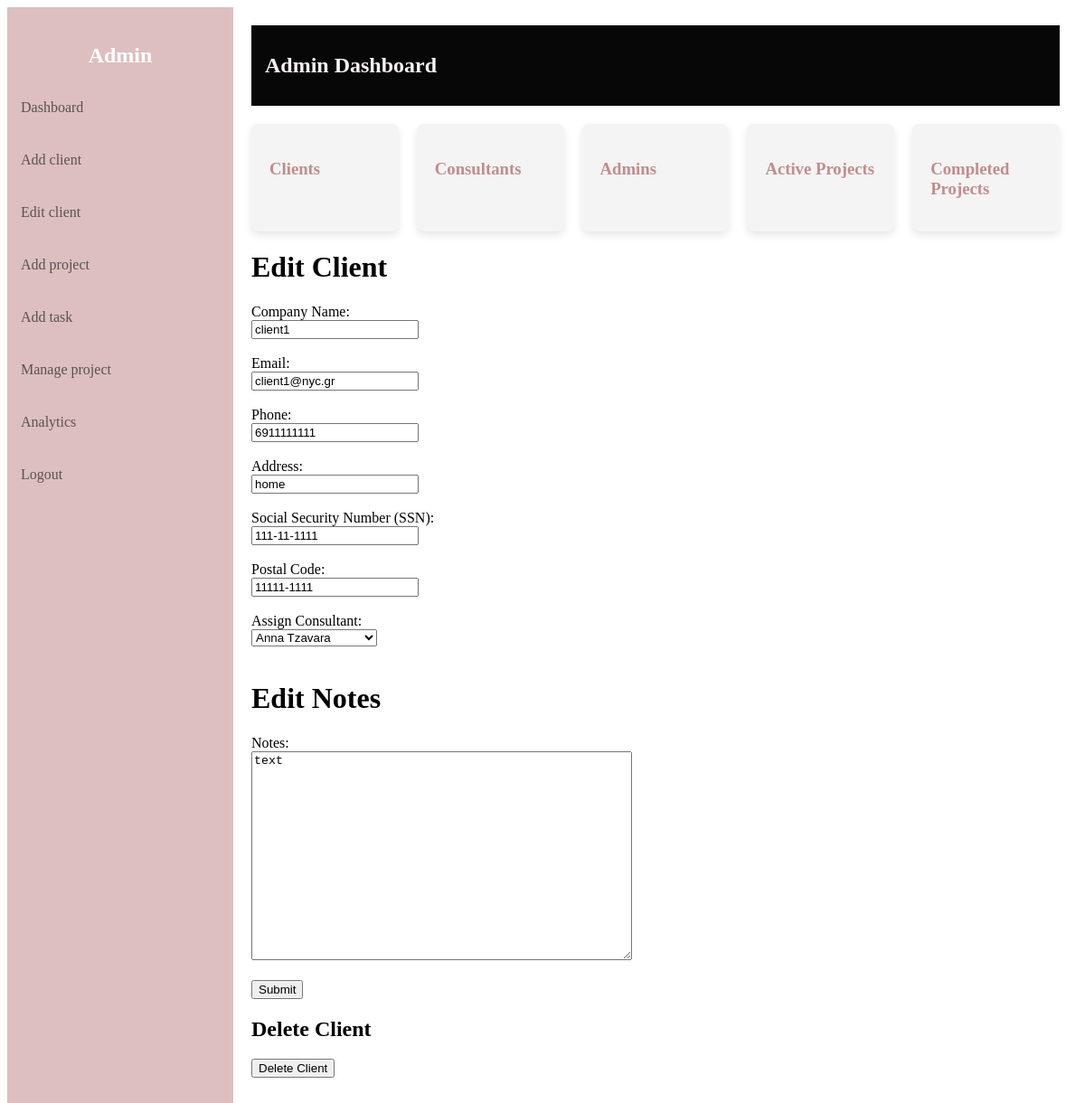
The app's page /clients/edit/form/1 (signed in) with its own data.
### server.py (models this page shows)
class Client(db.Model):
    id = db.Column(db.Integer, primary_key=True)
    name = db.Column(db.String(150), nullable=False)
    email = db.Column(db.String(120), unique=True, nullable=False)
    phone = db.Column(db.String(10), unique=True, nullable=False)
    address = db.Column(db.String(200), nullable=False)
    ssn = db.Column(db.String(11), unique=True, nullable=False)
    postalcode = db.Column(db.String(10), nullable=False)
    notes = db.Column(db.String(500), nullable=True)
    consultant_id = db.Column(db.Integer, db.ForeignKey('user.id'), nullable=True)
    consultant = db.relationship('User', back_populates='clients')
    projects = db.relationship('Project', back_populates='client')

class User(UserMixin, db.Model):
    id = db.Column(db.Integer, primary_key=True)
    fullname = db.Column(db.String(150), nullable=False)
    username = db.Column(db.String(80), unique=True, nullable=False)
    email = db.Column(db.String(120), unique=True, nullable=False)
    phone = db.Column(db.String(10), unique=True, nullable=False)
    password = db.Column(db.String(200), nullable=False)
    role = db.Column(db.String(20), nullable=False, default='consultant')
    clients = db.relationship('Client', back_populates='consultant')
    projects = db.relationship('Project', secondary=project_consultants, back_populates='consultants')
    tasks = db.relationship('Task', back_populates='consultant')

### server.py (the view, shortened to what this page needs)
@app.route("/clients/edit/form/<int:client_id>", methods=['GET', 'POST'])
@login_required
def edit_client_form(client_id):
    if current_user.role != 'admin':
        return "Unauthorized", 403
    client = Client.query.get(client_id)
    all_consultants = User.query.filter_by(role='consultant').all()
    if not client:
        return "Client not found", 404
    return render_template('edit_client_form.html', client=client, consultants=all_consultants)

### server.py (called while the page is built)
@login_manager.user_loader
def load_user(user_id):
    return User.query.get(int(user_id))

### templates/edit_client_form.html (shortened to what this page needs)
{% extends 'dashboard.html' %}
{% block content %}
    <h1> Edit Client</h1>
    <form action="/clients/edit/form/{{ client.id }}" method="POST">
        <label for="name">Company Name:</label><br>
        <input type="text" id="name" name="name" placeholder="name" value="{{ client.name }}" required><br><br>
        <label for="email">Email:</label><br>
        <input type="email" id="email" name="email" placeholder="Email" value="{{ client.email }}" required><br><br>
        <label for="phone">Phone:</label><br>
        <input type="tel" id="phone" name="phone" placeholder="Phone" pattern="^[0-9]{10}$" value="{{ client.phone }}" required><br><br>
        <label for="address">Address:</label><br>
        <input type="text" id="address" name="address" placeholder="Address" value="{{ client.address }}" required><br><br>
        <label for="ssn">Social Security Number (SSN):</label><br>
        <input type="text" id="ssn" name="ssn" placeholder="SSN" pattern="^\d{3}-\d{2}-\d{4}$" value="{{ client.ssn }}" required><br><br>
        <label for="postalcode">Postal Code:</label><br>
        <input type="text" id="postalcode" name="postalcode" placeholder="Postal Code" pattern="^\d{5}(-\d{4})?$" value="{{ client.postalcode }}" required><br><br>
        <label for="consultant">Assign Consultant:</label><br>
        <select id="consultant" name="consultant">
            {% for consultant in consultants %}
                <option value="{{ consultant.id }}"
                    {% if consultant.id == client.consultant_id %}selected{% endif %}>
                    {{ consultant.fullname }}
                </option>
            {% else %}
                <option disabled>No consultants available</option>
            {% endfor %}
        </select><br><br>
        <h1> Edit Notes</h1>
        <label for="notes">Notes:</label><br>
        <textarea id="notes" name="notes" placeholder="Enter notes about the client" rows="15" cols="50">{{ client.notes }}</textarea><br><br>
        <button type="submit">Submit</button>
    </form>
    <h2>Delete Client</h2>
    <form method="post" action="/clients/delete/{{ client.id }}">
        <button type="submit" onclick="return confirm('Are you sure you want to delete this client?')">Delete Client</button>
    </form>
{% endblock %}

### records on screen
Client: name "client1", email "client1@nyc.gr", phone "6911111111", address "home", ssn "111-11-1111", postalcode "11111-1111", consultant "Anna Tzavara", notes "text"
